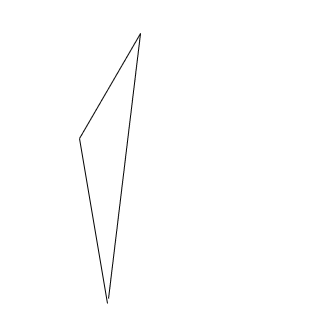
#> input picture assets/obtuse_triangle.PNG, 312 x 333 px, found by its file name
$ python contour.py
#> lines starting #> are read from the running program, lines starting #| are printed output that depends on the picture; after the words box and inside, x2 and y2 are one past the last pixel; in counts of white or black regions, pixels touching at a corner belong together

import numpy as np
import cv2

img = cv2.imread('assets/obtuse_triangle.png')
#> img is the input picture: shape (333, 312, 3); min 0, max 255, mean 253.6
imgray = cv2.cvtColor(img, cv2.COLOR_BGR2GRAY)
ret, thresh = cv2.threshold(imgray, 240, 255, 0)
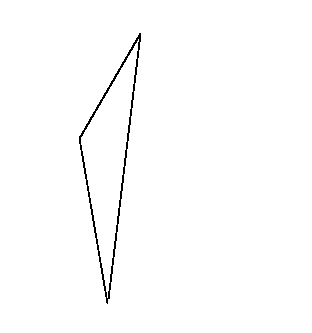
#> thresh: shape (333, 312); 99% white; black in thin lines or dots, all inside (x1, y1, x2, y2) = (79, 33, 141, 304)
contours, hierarchy = cv2.findContours(thresh, cv2.RETR_TREE, cv2.CHAIN_APPROX_NONE)
#> contours = 3 contours; box (x1, y1, x2, y2) and area: (0, 0, 312, 333) 103252, (78, 32, 142, 305) 7378, (81, 39, 139, 298) 5760
print("Number of contours = " + str(len(contours)))
#| Number of contours = 3
for c in contours[0]:
    print(c)
#> this loop made 1286 passes
#> c on passes 1 to 3: [[0, 0]], [[0, 1]], [[0, 2]]
#| [[0 0]]
#| [[0 1]]
#| [[0 2]]
#| [[0 3]]
#| [[0 4]]
#| [[0 5]]
#| [[0 6]]
#| [[0 7]]
#> (further printed lines are left out)
print(contours)

cv2.drawContours(img, contours, -1, (0, 255, 0), 3)
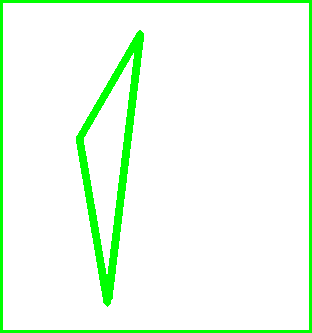
#> img: shape (333, 312, 3); 7.73% of pixels changed, all inside (x1, y1, x2, y2) = (0, 0, 312, 333)
cv2.drawContours(imgray, contours, -1, (0, 255, 0), 3)
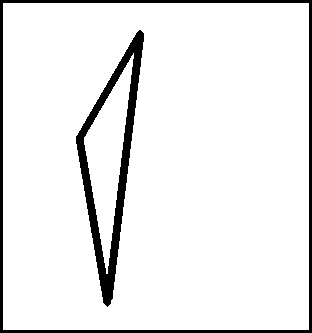
#> imgray: shape (333, 312); 92.3% white; 2 black regions, box (x1, y1, x2, y2) and area: (76, 30, 144, 307) 4196, (0, 0, 312, 333) 3834

cv2.imshow('Image', img)
# cv2.imshow('Image GRAY', imgray)
cv2.waitKey(0)
cv2.destroyAllWindows()

$ run again, with assets/acute_triangle.PNG copied over assets/obtuse_triangle.PNG
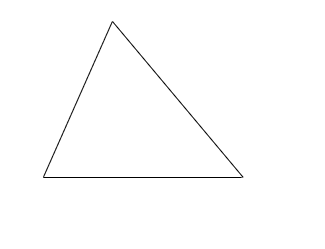
#> input picture assets/acute_triangle.PNG, 325 x 249 px, found by its file name
#> img is the input picture: shape (249, 325, 3); min 0, max 255, mean 253.2
#> `ret, thresh = cv2.threshold(imgray, 240, 255, 0)`:
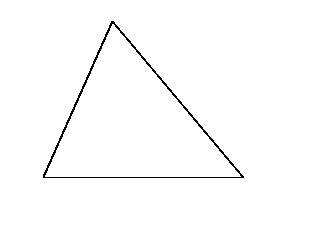
#> thresh: shape (249, 325); 98.8% white; black in thin lines or dots, all inside (x1, y1, x2, y2) = (43, 21, 244, 178)
#> contours = 3 contours; box (x1, y1, x2, y2) and area: (0, 0, 325, 249) 80352, (42, 20, 245, 179) 16345, (45, 24, 241, 177) 14890
#| Number of contours = 3
#> the loop `for c in contours[0]:` made 1144 passes
#> c on passes 1 to 3: [[0, 0]], [[0, 1]], [[0, 2]]
#> (printed output is left out)
#> img: shape (249, 325, 3); 9.14% of pixels changed, all inside (x1, y1, x2, y2) = (0, 0, 325, 249)
#> `cv2.drawContours(imgray, contours, -1, (0, 255, 0), 3)`:
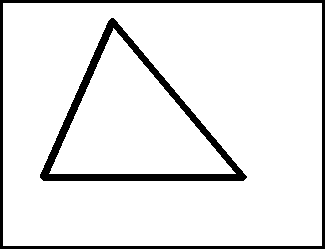
#> imgray: shape (249, 325); 90.9% white; 2 black regions, box (x1, y1, x2, y2) and area: (40, 18, 247, 181) 3987, (0, 0, 325, 249) 3408

$ run again, with assets/equilateral_triangle.PNG copied over assets/obtuse_triangle.PNG
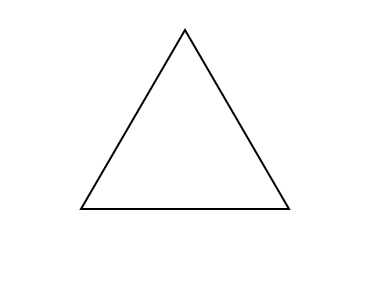
#> input picture assets/equilateral_triangle.PNG, 379 x 305 px, found by its file name
#> img is the input picture: shape (305, 379, 3); min 0, max 255, mean 252.3
#> `ret, thresh = cv2.threshold(imgray, 240, 255, 0)`:
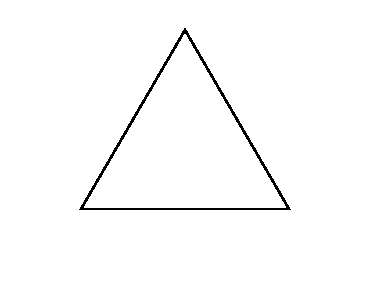
#> thresh: shape (305, 379); 98.6% white; black in thin lines or dots, all inside (x1, y1, x2, y2) = (79, 28, 291, 210)
#> contours = 3 contours; box (x1, y1, x2, y2) and area: (0, 0, 379, 305) 114912, (78, 27, 292, 211) 19718, (84, 34, 286, 208) 17543
#| Number of contours = 3
#> the loop `for c in contours[0]:` made 1364 passes
#> c on passes 1 to 3: [[0, 0]], [[0, 1]], [[0, 2]]
#> (printed output is left out)
#> img: shape (305, 379, 3); 7.83% of pixels changed, all inside (x1, y1, x2, y2) = (0, 0, 379, 305)
#> `cv2.drawContours(imgray, contours, -1, (0, 255, 0), 3)`:
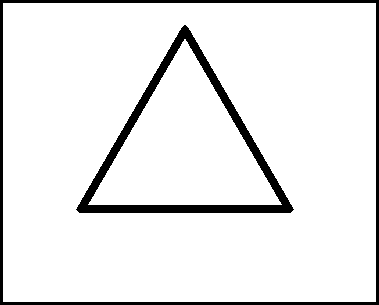
#> imgray: shape (305, 379); 92.2% white; 2 black regions, box (x1, y1, x2, y2) and area: (76, 25, 294, 213) 4980, (0, 0, 379, 305) 4068

$ run again, with assets/isosceles_acute_triangle.PNG copied over assets/obtuse_triangle.PNG
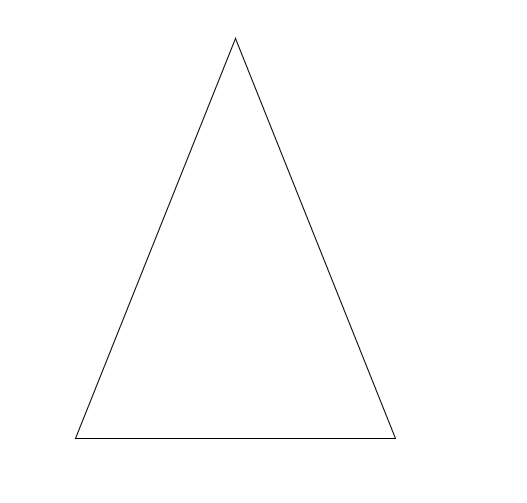
#> input picture assets/isosceles_acute_triangle.PNG, 527 x 503 px, found by its file name
#> img is the input picture: shape (503, 527, 3); min 0, max 255, mean 253.9
#> `ret, thresh = cv2.threshold(imgray, 240, 255, 0)`:
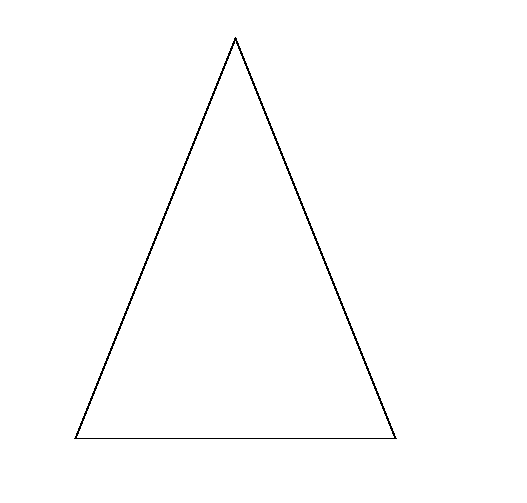
#> thresh: shape (503, 527); 99.2% white; black in thin lines or dots, all inside (x1, y1, x2, y2) = (74, 37, 397, 439)
#> contours = 3 contours; box (x1, y1, x2, y2) and area: (0, 0, 527, 503) 264052, (73, 36, 398, 440) 65607, (77, 41, 394, 438) 62410
#| Number of contours = 3
#> the loop `for c in contours[0]:` made 2056 passes
#> c on passes 1 to 3: [[0, 0]], [[0, 1]], [[0, 2]]
#> (printed output is left out)
#> img: shape (503, 527, 3); 5.62% of pixels changed, all inside (x1, y1, x2, y2) = (0, 0, 527, 503)
#> `cv2.drawContours(imgray, contours, -1, (0, 255, 0), 3)`:
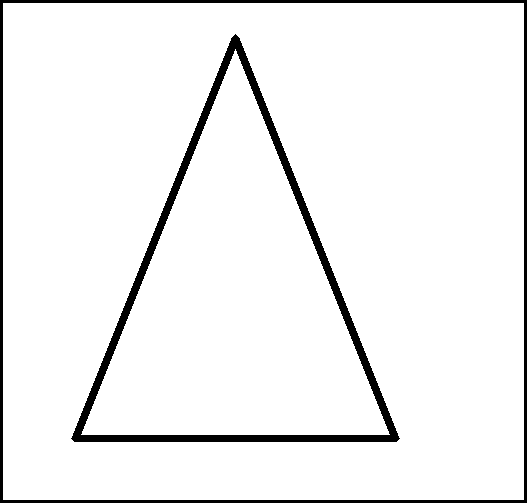
#> imgray: shape (503, 527); 94.4% white; 2 black regions, box (x1, y1, x2, y2) and area: (71, 34, 400, 442) 8764, (0, 0, 527, 503) 6144
